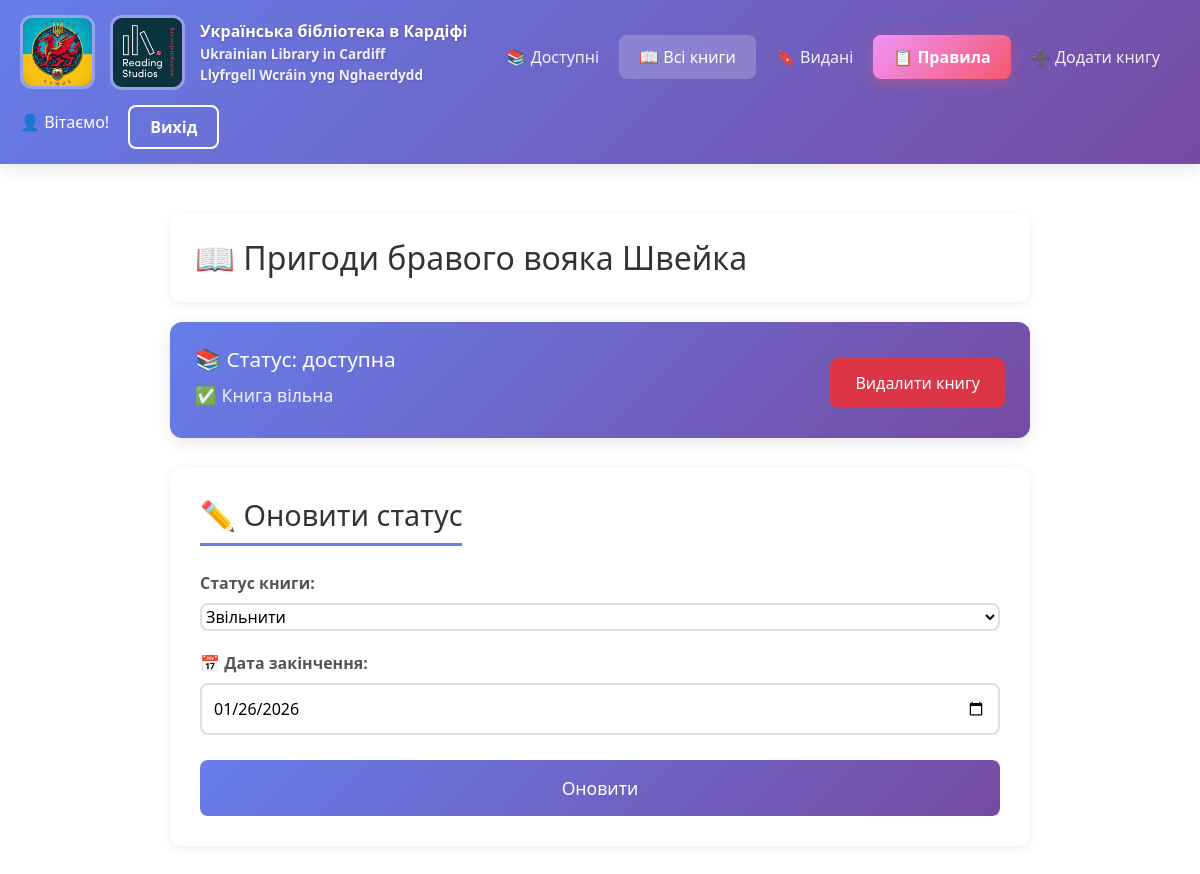
/books/2 (signed in), run on the app's committed database.
### app.py (models this page shows)
class Book(db.Model):
    id = db.Column(db.Integer, primary_key=True)
    name_book = db.Column(db.String(100), nullable=False)
    author = db.Column(db.String(100), nullable=False)
    surname = db.Column(db.String(100), default='')
    ean = db.Column(db.Text, nullable=False)
    buyer = db.Column(db.String(100), nullable=False)
    phone = db.Column(db.String(20), nullable=False)
    stat = db.Column(db.String(20), nullable=False)
    date = db.Column(db.DateTime, default=datetime.utcnow)
    enddate = db.Column(db.DateTime, default=datetime.utcnow)
    history = db.Column(db.String(100), default='')

### app.py (the view, shortened to what this page needs)
@app.route('/books/<int:id>', methods=['POST', 'GET'])
@login_required
def change(id):
    book = Book.query.get(id)
    return render_template('change.html', book=book)

### app.py (called while the page is built)
@login_manager.user_loader
def load_user(user_id):
    return User.query.get(int(user_id))

### templates/change.html (shortened to what this page needs)
{% extends 'base.html' %}
{% block body %}
<div class="container" style="max-width: 900px; margin: 0 auto; padding: 20px;">
    <div style="background: white; padding: 25px; border-radius: 12px; box-shadow: 0 2px 10px rgba(0,0,0,0.08); margin-bottom: 20px;">
        <h1 style="color: #333; margin: 0; font-size: 2em; display: flex; align-items: center; gap: 12px;">
            📖 {{ book.name_book }}
        </h1>
    </div>
    <div class="gigi" style="margin-bottom: 30px;">
        <div class="didi" style="background: linear-gradient(135deg, #667eea 0%, #764ba2 100%); padding: 25px; border-radius: 12px; box-shadow: 0 4px 15px rgba(0,0,0,0.1); color: white; display: flex; justify-content: space-between; align-items: center;">
            <div>
                <h3 class="tutu" style="margin: 0 0 10px 0; font-size: 1.3em;">📚 Статус: {{ book.stat }} </h3>
                {% if book.stat == 'видана' %}
                <p class="tutu" style="margin: 5px 0; font-size: 1.1em;">👤 Книга у: <strong>{{ book.buyer }}</strong></p>
                <p class="tutu" style="margin: 5px 0; font-size: 1.1em;">📞 Номер: <strong>{{ book.phone }}</strong></p>
                {% else %}
                <p class="tutu" style="margin: 5px 0; font-size: 1.1em; opacity: 0.9;">✅ Книга вільна</p>
                {% endif %}
            </div>
            {% if current_user.is_authenticated and current_user.role == 'superadmin' %}
            <a href="/books/{{ book.id }}/del"
                class="btn btn-danger"
                style="padding: 12px 24px; font-size: 1em; border-radius: 8px; text-decoration: none;">
                Видалити книгу
            </a>
            {% endif %}
        </div>
    </div>
    <div class="didi" style="background: white; padding: 30px; border-radius: 12px; box-shadow: 0 2px 10px rgba(0,0,0,0.08); margin-bottom: 30px;">
        <h2 style="color: #333; margin-bottom: 25px; font-size: 1.8em; border-bottom: 3px solid #667eea; padding-bottom: 10px; display: inline-block;">✏️ Оновити статус</h2>
        <form method="post" class="from-control">
            <div style="margin-bottom: 20px;">
                <label style="display: block; margin-bottom: 8px; color: #555; font-weight: 600;">Статус книги:</label>
                <select class="state" name="stat" id="buyerSelect" style="width: 100%;  border: 2px solid #e0e0e0; border-radius: 8px; font-size: 1em; background-color: white; cursor: pointer; transition: border 0.3s;">
                    <option value="доступна" {% if book.stat == 'доступна' %}selected{% endif %}>Звільнити</option>
                </select>
            </div>
            <div style="margin-bottom: 20px;">
                <label for="enddate" style="display: block; margin-bottom: 8px; color: #555; font-weight: 600;">📅 Дата закінчення:</label>
                <input type="date" name="enddate" class="date" id="enddateInput" required style="width: 100%; padding: 12px; border: 2px solid #e0e0e0; border-radius: 8px; font-size: 1em;">
            </div>
            <button id="da" class="btn btn-success" type="submit" style="width: 100%; padding: 15px; font-size: 1.1em; border-radius: 8px; background: linear-gradient(135deg, #667eea 0%, #764ba2 100%); border: none; color: white; cursor: pointer; transition: transform 0.2s, box-shadow 0.2s;">
                Оновити
            </button>
        </form>
    </div>
{% endblock %}

### static/css/main.css (style rules this page uses)
.btn { margin-top: 5px; }
.tutu { margin-bottom:7px }

### data on the page
Book: name_book "Пригоди бравого вояка Швейка", stat "доступна", stat "Звільнити"
